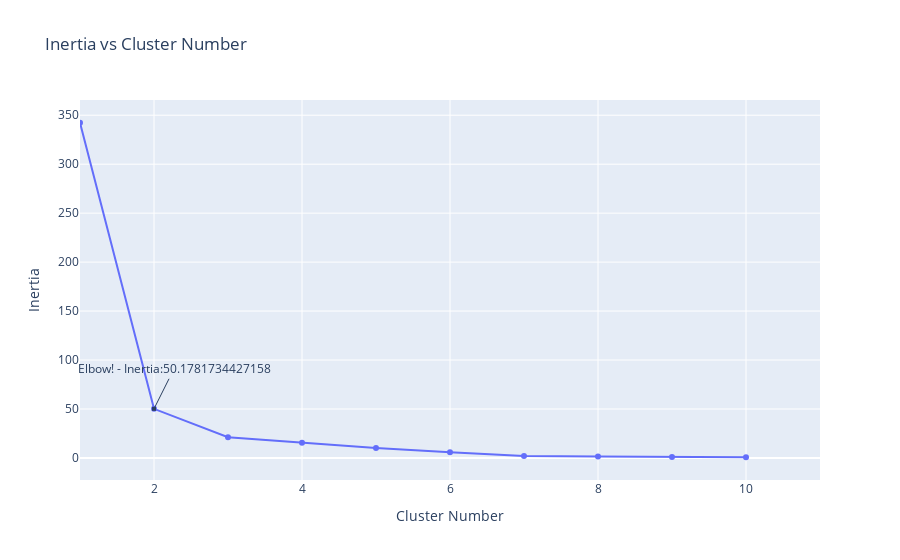

Notebook cell for this chart:
### Code cell
#MinMaxScaler
from sklearn.cluster import KMeans
from sklearn.preprocessing import MinMaxScaler
import plotly.graph_objects as go
import numpy as np
from kneed import KneeLocator
scaler = MinMaxScaler()
scaler.fit(df)
X=scaler.transform(df)
inertia = []
for i in range(1,11):
    kmeans = KMeans(n_clusters=i, init="k-means++", n_init=10, tol=1e-04, max_iter=300, random_state=42)
    kmeans.fit(X)
    inertia.append(kmeans.inertia_)
fig = go.Figure(data=go.Scatter(x=np.arange(1,11),y=inertia))

# KneeLocator gives the elbow cluster number
kl = KneeLocator(range(1, 11), inertia, curve="convex", direction="decreasing")
elbow = kl.elbow
fig.update_layout(title="Inertia vs Cluster Number",xaxis=dict(range=[1,11],title="Cluster Number"),yaxis={'title':'Inertia'},
                 annotations=[dict(x=elbow,y=inertia[elbow-1],xref="x",yref="y",text="Elbow! - Inertia:"+str(inertia[elbow-1]),showarrow=True,arrowhead=7,ax=20,ay=-40)])

### Figure 1 — Plotly figure (JSON) as saved in the notebook; plotly's stock layout.template omitted (floating-point values rounded to 4 significant figures)
{"data": [{"type": "scatter", "x": [1, 2, 3, 4, 5, 6, 7, 8, 9, 10], "y": [342.3, 50.18, 21.13, 15.4, 10.26, 5.689, 2.11, 1.488, 0.9728, 0.7073]}], "layout": {"annotations": [{"arrowhead": 7, "ax": 20, "ay": -40, "showarrow": true, "text": "Elbow! - Inertia:50.1781734427158", "x": 2, "xref": "x", "y": 50.18, "yref": "y"}], "title": {"text": "Inertia vs Cluster Number"}, "xaxis": {"range": [1, 11], "title": {"text": "Cluster Number"}}, "yaxis": {"title": {"text": "Inertia"}}}}
